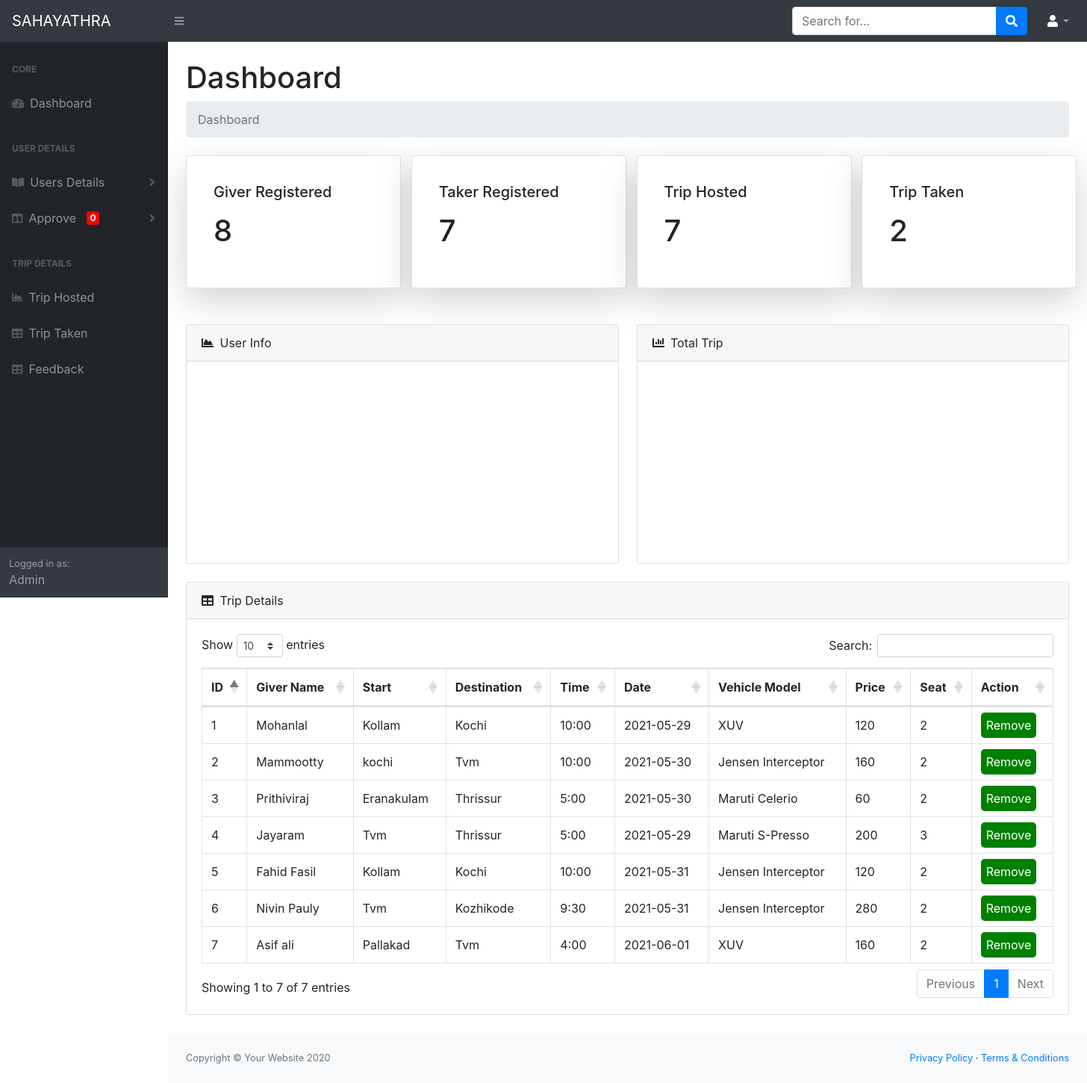
The app's page /Admin/dist/admin.php with its own data.
### tables this page shows
CREATE TABLE IF NOT EXISTS `giver_dash` (
  `Id` int(11) NOT NULL AUTO_INCREMENT,
  `Giver_Name` varchar(22) NOT NULL,
  `start` varchar(30) NOT NULL,
  `destination` varchar(30) NOT NULL,
  `time` varchar(40) NOT NULL,
  `date` date NOT NULL,
  `veh_model` varchar(50) NOT NULL,
  `price` varchar(40) NOT NULL,
  `seat` varchar(30) NOT NULL,
  PRIMARY KEY (`Id`)
);

### Admin/dist/admin.php (the view, shortened to what this page needs)
<!DOCTYPE html>
<html lang="en">
    <head>
        <link href="css/styles.css" rel="stylesheet" />
        <link href="https://cdn.datatables.net/1.10.20/css/dataTables.bootstrap4.min.css" rel="stylesheet" />
        <link rel="stylesheet" href="https://cdnjs.cloudflare.com/ajax/libs/font-awesome/5.15.2/css/all.min.css" />
    </head>
    <body class="sb-nav-fixed">
        <nav class="sb-topnav navbar navbar-expand navbar-dark bg-dark">
            <a class="navbar-brand" href="index.html">SAHAYATHRA</a>
            <button class="btn btn-link btn-sm order-1 order-lg-0" id="sidebarToggle" href="#"><i class="fas fa-bars"></i></button>
            <form class="d-none d-md-inline-block form-inline ml-auto mr-0 mr-md-3 my-2 my-md-0">
                <div class="input-group">
                    <input class="form-control" type="text" placeholder="Search for..." aria-label="Search" aria-describedby="basic-addon2" />
                    <div class="input-group-append">
                        <button class="btn btn-primary" type="button"><i class="fas fa-search"></i></button>
                    </div>
                </div>
            </form>
            <ul class="navbar-nav ml-auto ml-md-0">
                <li class="nav-item dropdown">
                    <a class="nav-link dropdown-toggle" id="userDropdown" href="#" role="button" data-toggle="dropdown" aria-haspopup="true" aria-expanded="false"><i class="fas fa-user fa-fw" style="color:white;"></i></a>
                </li>
            </ul>
        </nav>
        <div id="layoutSidenav">
            <div id="layoutSidenav_nav">
                <nav class="sb-sidenav accordion sb-sidenav-dark" id="sidenavAccordion">
                    <div class="sb-sidenav-menu">
                        <div class="nav">
                            <div class="sb-sidenav-menu-heading">Core</div>
                            <a class="nav-link" href="#">
                                <div class="sb-nav-link-icon"><i class="fas fa-tachometer-alt"></i></div>
                                Dashboard
                            </a>
                            <div class="sb-sidenav-menu-heading">User Details</div>
                            <a class="nav-link collapsed" href="#" data-toggle="collapse" data-target="#collapsePages" aria-expanded="false" aria-controls="collapsePages">
                                <div class="sb-nav-link-icon"><i class="fas fa-book-open"></i></div>
                              Users Details
                                <div class="sb-sidenav-collapse-arrow"><i class="fas fa-angle-down"></i></div>
                            </a>
                            <a class="nav-link collapsed" href="#" data-toggle="collapse" data-target="#collapseLayouts" aria-expanded="false" aria-controls="collapseLayouts">
                                <div class="sb-nav-link-icon"><i class="fas fa-columns"></i></div>
                                Approve &nbsp;&nbsp;<span class="badge  badge-danger" style="background:red;">
                                <?php
              $conn = mysqli_connect('localhost','root','','sahayathra');
              $sql = "SELECT count(Id) as Id FROM `login_table` where status = 0 ";
              $result = mysqli_query($conn, $sql);
              while($row = mysqli_fetch_array($result))
                    {
                      echo $row['Id'];
                    }
              ?>
                                </span>
                                <div class="sb-sidenav-collapse-arrow"><i class="fas fa-angle-down"></i></div>
                            </a>
                            <div class="sb-sidenav-menu-heading">Trip Details</div>
                            <a class="nav-link" href="trip_hosted.php">
                                <div class="sb-nav-link-icon"><i class="fas fa-chart-area"></i></div>
                                Trip Hosted
                            </a>
                            <a class="nav-link" href="trip_taken.php">
                                <div class="sb-nav-link-icon"><i class="fas fa-table"></i></div>
                               Trip Taken
                            </a>
                            <a class="nav-link" href="feedback.php">
                                <div class="sb-nav-link-icon"><i class="fas fa-table"></i></div>
                               Feedback
                            </a>
                        </div>
                    </div>
                    <div class="sb-sidenav-footer">
                        <div class="small">Logged in as:</div>
                        Admin
                    </div>
                </nav>
            </div>
            <div id="layoutSidenav_content">
                <main>
                    <div class="container-fluid">
                        <h1 class="mt-4">Dashboard</h1>
                        <ol class="breadcrumb mb-4">
                            <li class="breadcrumb-item active">Dashboard</li>
                        </ol>
                        <div class="row">
                            <div class="col-xl-3 col-md-6">
                            <div class="card  shadow-lg p-3 mb-5 bg-white rounded" style="width: 18rem;">
                                 <div class="card-body">
                                     <h5 class="card-title">Giver Registered</h5>
                                       <p class="card-text">
                                                <?php
                                                $conn = mysqli_connect('localhost','root','','sahayathra');
                                                $sql = "SELECT MAX(Id) AS Id FROM trip_giver";
                                                $result = mysqli_query($conn, $sql);
                                                if($row = mysqli_fetch_array($result))
                                                {
                                                    ?>
                                                         <h1 class="counter-count"><?php echo $row['Id']?></h1>
                                                  <?php
                                                }
                                                ?>
                                       </p>
                                  </div>
                           </div>
                            </div>
                            <div class="col-xl-3 col-md-6">
                            <div class="card  shadow-lg p-3 mb-5 bg-white rounded" style="width: 18rem;">
                                 <div class="card-body">
                                     <h5 class="card-title">Taker Registered</h5>
                                       <p class="card-text">
                                                <?php
                                                $conn = mysqli_connect('localhost','root','','sahayathra');
                                                $sql = "SELECT MAX(Id) AS Id FROM trip_taker";
                                                $result = mysqli_query($conn, $sql);
                                                if($row = mysqli_fetch_array($result))
                                                {
                                                    ?>
                                                         <h1 class="counter-count"><?php echo $row['Id']?></h1>
                                                  <?php
                                                }
                                                ?>
                                       </p>
                                  </div>
                           </div>
                            </div>
                            <div class="col-xl-3 col-md-6">
                                <div class="card  shadow-lg p-3 mb-5 bg-white rounded" style="width: 18rem;">
                                 <div class="card-body">
                                     <h5 class="card-title">Trip Hosted</h5>
                                       <p class="card-text">
                                                <?php
                                                $conn = mysqli_connect('localhost','root','','sahayathra');
                                                $sql = "SELECT MAX(Id) AS Id FROM giver_dash";
                                                $result = mysqli_query($conn, $sql);
                                                if($row = mysqli_fetch_array($result))
                                                {
                                                    ?>
                                                         <h1 class="counter-count"><?php echo $row['Id']?></h1>
                                                  <?php
                                                }
                                                ?>
                                       </p>
                                  </div>
                           </div>
                            </div>
                            <div class="col-xl-3 col-md-6">
                            <div class="card  shadow-lg p-3 mb-5 bg-white rounded" style="width: 18rem;">
                                 <div class="card-body">
                                     <h5 class="card-title">Trip Taken</h5>
                                       <p class="card-text">
                                                <?php
                                                $conn = mysqli_connect('localhost','root','','sahayathra');
                                                $sql = "SELECT count(Id) AS Id FROM payment where payment_status='successfull'";
                                                $result = mysqli_query($conn, $sql);
                                                if($row = mysqli_fetch_array($result))
                                                {
                                                    ?>
                                                         <h1 class="counter-count"><?php echo $row['Id']?></h1>
                                                  <?php
                                                }
                                                ?>
                                       </p>
                                  </div>
                           </div>
                            </div>
                        </div>
                        <div class="row">
                            <div class="col-xl-6">
                                <div class="card mb-4">
                                    <div class="card-header">
                                        <i class="fas fa-chart-area mr-1"></i>
                                        User Info
                                    </div>
                                    <div class="card-body"><div id="piechart_3d" style=" width:700px; height:230px;"></div></div>
                                </div>
                            </div>
                            <div class="col-xl-6">
                                <div class="card mb-4">
                                    <div class="card-header">
                                        <i class="fas fa-chart-bar mr-1"></i>
                                        Total Trip
                                    </div>
                                    <div class="card-body"><div id="top_x_div" style="width: 700px; height: 230px;"></div></div>
                                </div>
                            </div>
                        </div>
                        <div class="card mb-4">
                            <div class="card-header">
                                <i class="fas fa-table mr-1"></i>
                              Trip Details
                            </div>
                            <div class="card-body">
                                <div class="table-responsive">
                                    <table class="table table-bordered" id="dataTable" width="100%" cellspacing="0">
                                        <thead>
                                            <tr>
                                                <th>ID</th>
                                                <th>Giver Name</th>
                                                <th>Start</th>
                                                <th>Destination</th>
                                                <th>Time</th>
                                                <th>Date</th>
                                                <th>Vehicle Model</th>
                                                <th>Price</th>
                                                <th>Seat</th>
                                                <th>Action</th>
                                            </tr>
                                        </thead>
                                        <tbody>
                                               <?php
                                               $sql = "select * from giver_dash";
                                               $result = mysqli_query($conn,$sql);
                                               while ($row = mysqli_fetch_array($result)) {
                                                 ?>
                                            <tr>
                                                <td><?php echo $row['Id'];?></td>
                                                <td><?php echo $row['Giver_Name'];?></td>
                                                <td><?php echo $row['start'];?></td>
                                                <td><?php echo $row['destination'];?></td>
                                                <td><?php echo $row['time'];?></td>
                                                <td><?php echo $row['date'];?></td>
                                                <td><?php echo $row['veh_model'];?></td>
                                                <td><?php echo $row['price'];?></td>
                                                <td><?php echo $row['seat'];?></td>
                                                <td><a href="Remove.php?Id=<?php echo $row['Id']?>" style="text-decoration:none; background-color:green; padding:7px 7px 7px 7px; border-radius:5px;color:white;">Remove</a></td>
                                            </tr>
                                            <?php
                                            }
                                            ?>
                                        </tbody>
                                    </table>
                                </div>
                            </div>
                        </div>
                    </div>
                </main>
                <footer class="py-4 bg-light mt-auto">
                    <div class="container-fluid">
                        <div class="d-flex align-items-center justify-content-between small">
                            <div class="text-muted">Copyright &copy; Your Website 2020</div>
                            <div>
                                <a href="#">Privacy Policy</a>
                                &middot;
                                <a href="#">Terms &amp; Conditions</a>
                            </div>
                        </div>
                    </div>
                </footer>
            </div>
        </div>
    </body>
</html>

### records on screen
giver_dash: Id "1", Giver_Name "Mohanlal", start "Kollam", destination "Kochi", time "10:00", date "2021-05-29", veh_model "XUV", price "120", seat "2"
giver_dash: Id "2", Giver_Name "Mammootty", start "kochi", destination "Tvm", time "10:00", date "2021-05-30", veh_model "Jensen Interceptor", price "160", seat "2"
giver_dash: Id "3", Giver_Name "Prithiviraj", start "Eranakulam", destination "Thrissur", time "5:00", date "2021-05-30", veh_model "Maruti Celerio", price "60", seat "2"
giver_dash: Id "4", Giver_Name "Jayaram", start "Tvm", destination "Thrissur", time "5:00", date "2021-05-29", veh_model "Maruti S-Presso", price "200", seat "3"
giver_dash: Id "5", Giver_Name "Fahid Fasil", start "Kollam", destination "Kochi", time "10:00", date "2021-05-31", veh_model "Jensen Interceptor", price "120", seat "2"
giver_dash: Id "6", Giver_Name "Nivin Pauly", start "Tvm", destination "Kozhikode", time "9:30", date "2021-05-31", veh_model "Jensen Interceptor", price "280", seat "2"
giver_dash: Id "7", Giver_Name "Asif ali", start "Pallakad", destination "Tvm", time "4:00", date "2021-06-01", veh_model "XUV", price "160", seat "2"

### other values on screen
$row['Id'] "0"
$row['Id'] "8"
$row['Id'] "7"
$row['Id'] "2"
